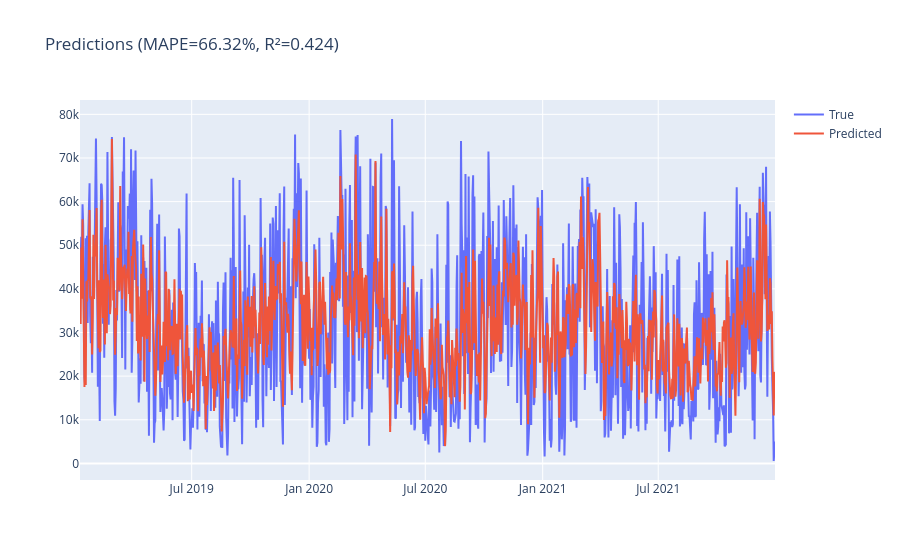

Write notebook code for a chart like this one.
### Code cell
fig=model.plot_predictions(df_train)
fig.show()

### Figure 1 — Plotly figure (JSON) as saved in the notebook; plotly's stock layout.template omitted (floating-point values rounded to 4 significant figures; data arrays with more than 128 entries replaced by an {"elided": "..."} marker saying what was removed)
{"data": [{"mode": "lines", "name": "True", "type": "scatter", "x": {"elided": "1090 str values"}, "y": {"elided": "1090 int values"}}, {"mode": "lines", "name": "Predicted", "type": "scatter", "x": {"elided": "1090 str values"}, "y": {"elided": "1090 float values"}}], "layout": {"title": {"text": "Predictions (MAPE=66.32%, R²=0.424)"}}}
